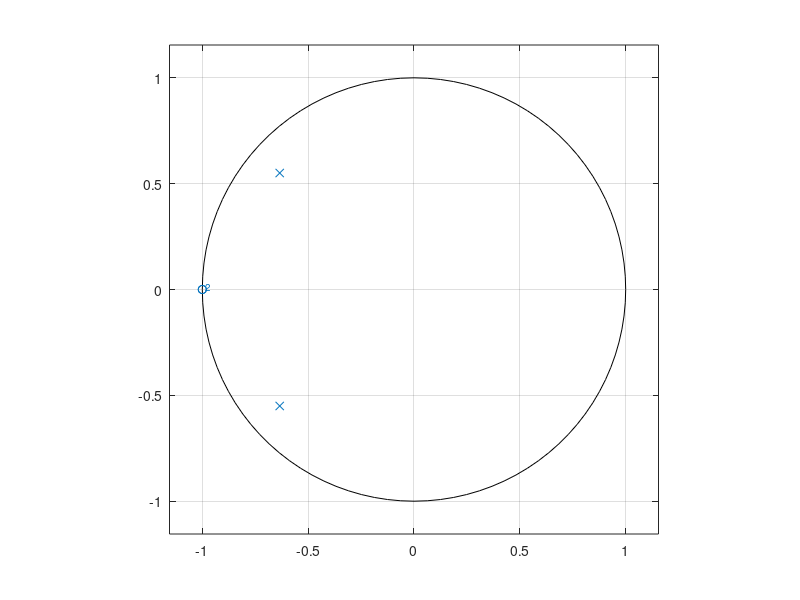
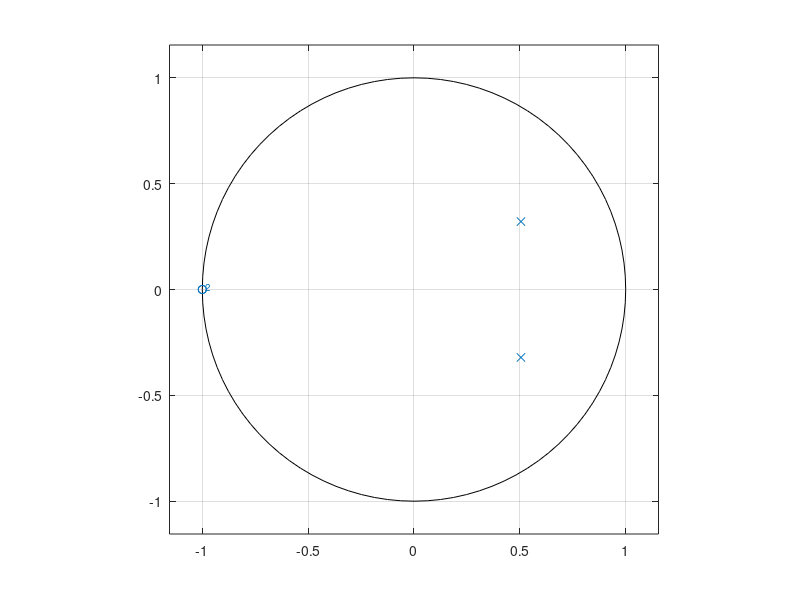
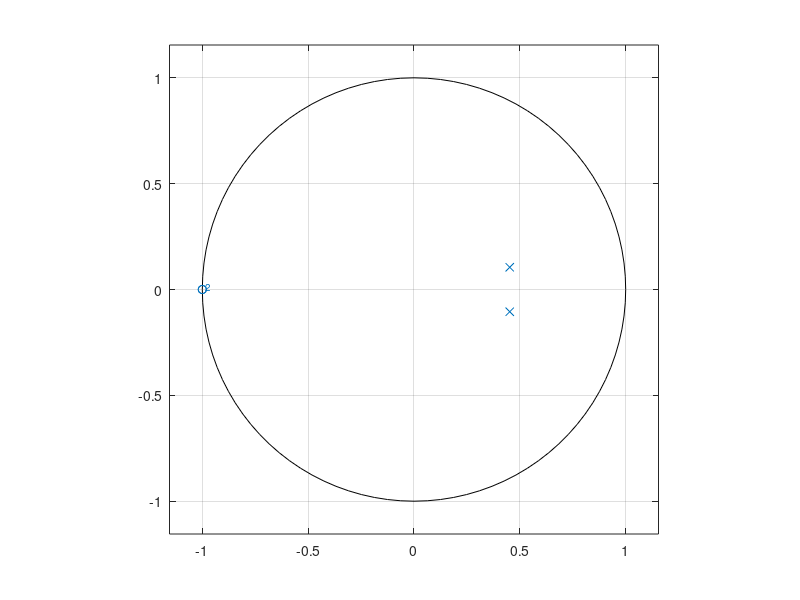

Write the MATLAB code that produced these figures, in order. (Note: this script raises an error after producing the figures.)
sos = [[0.0007378 , 2*0.0007378,  0.0007378 , 1 , 1.2686 , 0.7051]
    [1, 2, 1, 1, -1.0106, 0.3583]
    [1, 2, 1, 1, -0.9044, 0.2155]];

%part a       

%section 1
a1= [1 1.2686 0.7051];
b1 = [0.0007378 2*0.0007378 0.0007378];
figure(1);
zplane(b1,a1)

%section 2
a2 = [1 -1.0106 0.3583];
b2 = [1 2 1];
figure(2);
zplane(b2,a2);

%section 3
a3 = [1 -0.9044 0.2155];
b3=b2;
figure(3);
zplane(b3,a3);

%part b

figure(4)
[zeros,poles,k] = sos2zp(sos);
zeros
poles
zplane(z,p);

%part C
%under construction
